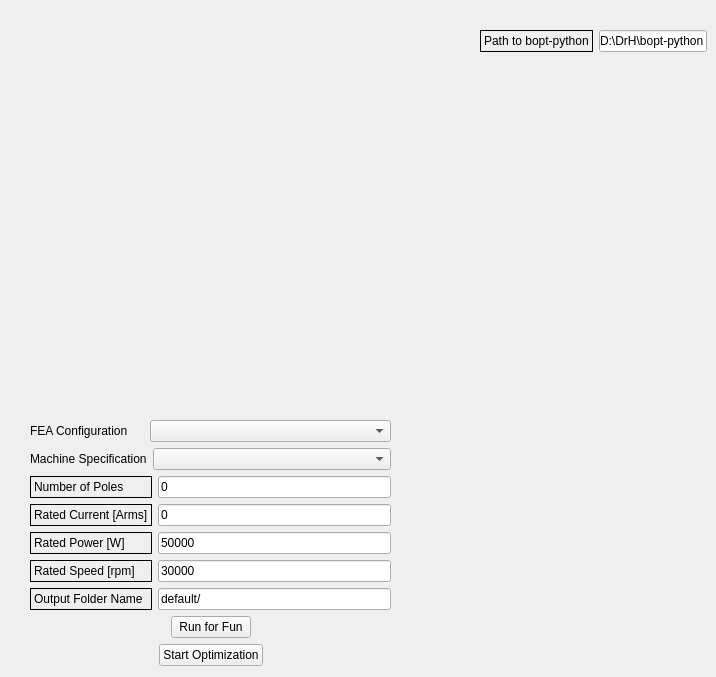
          <widget class="QWidget" name="tab_3">
           <attribute name="title">
            <string>FEA-based Optimization</string>
           </attribute>
           <widget class="QWidget" name="verticalLayoutWidget_3">
            <property name="geometry">
             <rect>
              <x>30</x>
              <y>420</y>
              <width>361</width>
              <height>248</height>
             </rect>
            </property>
            <layout class="QVBoxLayout" name="verticalLayout_4">
             <item>
              <layout class="QHBoxLayout" name="horizontalLayout_7">
               <item>
                <widget class="QLabel" name="label">
                 <property name="sizePolicy">
                  <sizepolicy hsizetype="Fixed" vsizetype="Preferred">
                   <horstretch>0</horstretch>
                   <verstretch>0</verstretch>
                  </sizepolicy>
                 </property>
                 <property name="text">
                  <string>FEA Configuration     </string>
                 </property>
                </widget>
               </item>
               <item>
                <widget class="QComboBox" name="comboBox_FEAConfig">
                 <property name="sizePolicy">
                  <sizepolicy hsizetype="Expanding" vsizetype="Fixed">
                   <horstretch>0</horstretch>
                   <verstretch>0</verstretch>
                  </sizepolicy>
                 </property>
                 <property name="baseSize">
                  <size>
                   <width>0</width>
                   <height>0</height>
                  </size>
                 </property>
                </widget>
               </item>
              </layout>
             </item>
             <item>
              <layout class="QHBoxLayout" name="horizontalLayout_8">
               <item>
                <widget class="QLabel" name="label_3">
                 <property name="sizePolicy">
                  <sizepolicy hsizetype="Fixed" vsizetype="Preferred">
                   <horstretch>0</horstretch>
                   <verstretch>0</verstretch>
                  </sizepolicy>
                 </property>
                 <property name="text">
                  <string>Machine Specification</string>
                 </property>
                </widget>
               </item>
               <item>
                <widget class="QComboBox" name="comboBox_MachineSpec">
                 <property name="sizePolicy">
                  <sizepolicy hsizetype="Expanding" vsizetype="Fixed">
                   <horstretch>0</horstretch>
                   <verstretch>0</verstretch>
                  </sizepolicy>
                 </property>
                </widget>
               </item>
              </layout>
             </item>
             <item>
              <layout class="QHBoxLayout" name="horizontalLayout_3">
               <item>
                <layout class="QVBoxLayout" name="verticalLayout_5">
                 <item>
                  <widget class="QLabel" name="label_npd_5">
                   <property name="frameShape">
                    <enum>QFrame::Panel</enum>
                   </property>
                   <property name="frameShadow">
                    <enum>QFrame::Plain</enum>
                   </property>
                   <property name="text">
                    <string>Number of Poles</string>
                   </property>
                  </widget>
                 </item>
                 <item>
                  <widget class="QLabel" name="label_npd_6">
                   <property name="frameShape">
                    <enum>QFrame::Panel</enum>
                   </property>
                   <property name="text">
                    <string>Rated Current [Arms]</string>
                   </property>
                  </widget>
                 </item>
                 <item>
                  <widget class="QLabel" name="label_npd_7">
                   <property name="frameShape">
                    <enum>QFrame::Panel</enum>
                   </property>
                   <property name="text">
                    <string>Rated Power [W]</string>
                   </property>
                  </widget>
                 </item>
                 <item>
                  <widget class="QLabel" name="label_npd_8">
                   <property name="frameShape">
                    <enum>QFrame::Panel</enum>
                   </property>
                   <property name="text">
                    <string>Rated Speed [rpm]</string>
                   </property>
                  </widget>
                 </item>
                 <item>
                  <widget class="QLabel" name="label_npd_9">
                   <property name="frameShape">
                    <enum>QFrame::Panel</enum>
                   </property>
                   <property name="text">
                    <string>Output Folder Name</string>
                   </property>
                  </widget>
                 </item>
                </layout>
               </item>
               <item>
                <layout class="QVBoxLayout" name="verticalLayout_6">
                 <item>
                  <widget class="QLineEdit" name="lineEdit_npp_2">
                   <property name="text">
                    <string>0</string>
                   </property>
                  </widget>
                 </item>
                 <item>
                  <widget class="QLineEdit" name="lineEdit_RatedCurrent_2">
                   <property name="text">
                    <string>0</string>
                   </property>
                  </widget>
                 </item>
                 <item>
                  <widget class="QLineEdit" name="lineEdit_RatedPower_2">
                   <property name="text">
                    <string>50000</string>
                   </property>
                  </widget>
                 </item>
                 <item>
                  <widget class="QLineEdit" name="lineEdit_RatedSpeed_2">
                   <property name="text">
                    <string>30000</string>
                   </property>
                  </widget>
                 </item>
                 <item>
                  <widget class="QLineEdit" name="lineEdit_RatedSpeed_3">
                   <property name="text">
                    <string>default/</string>
                   </property>
                  </widget>
                 </item>
                </layout>
               </item>
              </layout>
             </item>
             <item>
              <layout class="QHBoxLayout" name="horizontalLayout_5">
               <item>
                <spacer name="horizontalSpacer_5">
                 <property name="orientation">
                  <enum>Qt::Horizontal</enum>
                 </property>
                 <property name="sizeHint" stdset="0">
                  <size>
                   <width>40</width>
                   <height>20</height>
                  </size>
                 </property>
                </spacer>
               </item>
               <item>
                <widget class="QPushButton" name="pushButton_updateModel_2">
                 <property name="text">
                  <string>Run for Fun</string>
                 </property>
                </widget>
               </item>
               <item>
                <spacer name="horizontalSpacer_6">
                 <property name="orientation">
                  <enum>Qt::Horizontal</enum>
                 </property>
                 <property name="sizeHint" stdset="0">
                  <size>
                   <width>40</width>
                   <height>20</height>
                  </size>
                 </property>
                </spacer>
               </item>
              </layout>
             </item>
             <item>
              <layout class="QHBoxLayout" name="horizontalLayout_10">
               <item>
                <spacer name="horizontalSpacer_9">
                 <property name="orientation">
                  <enum>Qt::Horizontal</enum>
                 </property>
                 <property name="sizeHint" stdset="0">
                  <size>
                   <width>40</width>
                   <height>20</height>
                  </size>
                 </property>
                </spacer>
               </item>
               <item>
                <widget class="QPushButton" name="pushButton_updateModel_4">
                 <property name="text">
                  <string>Start Optimization</string>
                 </property>
                </widget>
               </item>
               <item>
                <spacer name="horizontalSpacer_10">
                 <property name="orientation">
                  <enum>Qt::Horizontal</enum>
                 </property>
                 <property name="sizeHint" stdset="0">
                  <size>
                   <width>40</width>
                   <height>20</height>
                  </size>
                 </property>
                </spacer>
               </item>
              </layout>
             </item>
            </layout>
           </widget>
           <widget class="QWidget" name="horizontalLayoutWidget">
            <property name="geometry">
             <rect>
              <x>480</x>
              <y>30</y>
              <width>227</width>
              <height>22</height>
             </rect>
            </property>
            <layout class="QHBoxLayout" name="horizontalLayout_6">
             <item>
              <widget class="QLabel" name="label__path2boptPython">
               <property name="frameShape">
                <enum>QFrame::Panel</enum>
               </property>
               <property name="frameShadow">
                <enum>QFrame::Plain</enum>
               </property>
               <property name="text">
                <string>Path to bopt-python</string>
               </property>
              </widget>
             </item>
             <item>
              <widget class="QLineEdit" name="lineEdit_path2boptPython">
               <property name="text">
                <string>D:\DrH\bopt-python</string>
               </property>
              </widget>
             </item>
            </layout>
           </widget>
          </widget>
